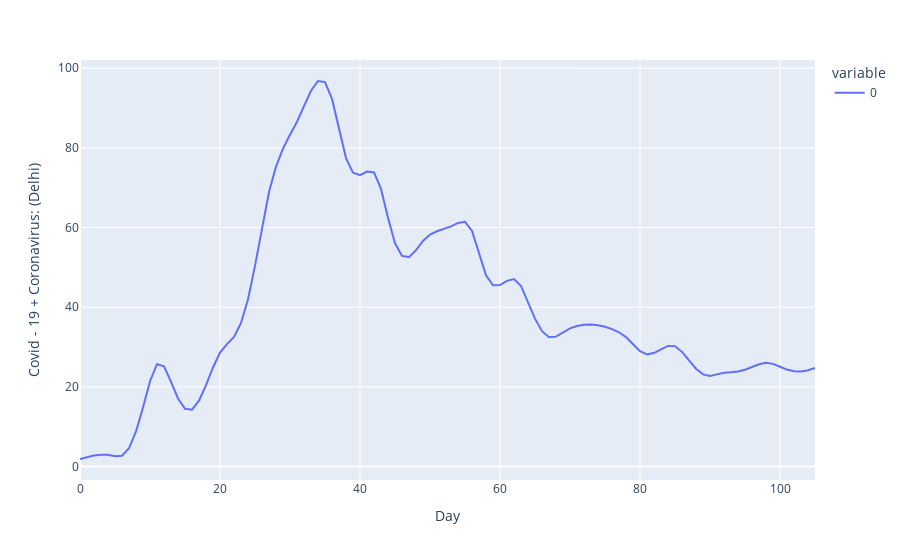

Here is the notebook cell this chart was saved with:
### Code cell
fg = px.line(gam1.predict(X1))
fg.update_xaxes(title_text='Day')
fg.update_yaxes(title_text='Covid - 19 + Coronavirus: (Delhi)')

### Figure 1 — Plotly figure (JSON) as saved in the notebook; plotly's stock layout.template omitted (floating-point values rounded to 4 significant figures)
{"data": [{"hovertemplate": "variable=0<br>index=%{x}<br>value=%{y}<extra></extra>", "legendgroup": "0", "line": {"color": "#636efa", "dash": "solid"}, "mode": "lines", "name": "0", "orientation": "v", "showlegend": true, "type": "scatter", "x": [0, 1, 2, 3, 4, 5, 6, 7, 8, 9, 10, 11, 12, 13, 14, 15, 16, 17, 18, 19, 20, 21, 22, 23, 24, 25, 26, 27, 28, 29, 30, 31, 32, 33, 34, 35, 36, 37, 38, 39, 40, 41, 42, 43, 44, 45, 46, 47, 48, 49, 50, 51, 52, 53, 54, 55, 56, 57, 58, 59, 60, 61, 62, 63, 64, 65, 66, 67, 68, 69, 70, 71, 72, 73, 74, 75, 76, 77, 78, 79, 80, 81, 82, 83, 84, 85, 86, 87, 88, 89, 90, 91, 92, 93, 94, 95, 96, 97, 98, 99, 100, 101, 102, 103, 104, 105], "xaxis": "x", "y": [1.899, 2.388, 2.787, 2.992, 2.939, 2.619, 2.725, 4.583, 8.822, 14.84, 21.42, 25.72, 25.16, 21.25, 17.08, 14.49, 14.28, 16.55, 20.43, 24.88, 28.61, 30.74, 32.56, 36.05, 42.01, 50.38, 60.1, 68.91, 75.31, 79.83, 83.28, 86.57, 90.47, 94.34, 96.79, 96.51, 92.29, 84.67, 77.44, 73.79, 73.17, 74.05, 73.84, 69.7, 62.45, 56.05, 52.88, 52.58, 54.32, 56.65, 58.24, 59.07, 59.66, 60.3, 61.16, 61.45, 59.15, 53.61, 48.03, 45.49, 45.56, 46.63, 47.08, 45.34, 41.4, 37.13, 33.99, 32.45, 32.61, 33.68, 34.68, 35.3, 35.62, 35.68, 35.49, 35.09, 34.5, 33.71, 32.49, 30.7, 28.96, 28.17, 28.48, 29.4, 30.28, 30.24, 28.8, 26.63, 24.56, 23.14, 22.76, 23.14, 23.53, 23.66, 23.85, 24.31, 24.98, 25.66, 26.04, 25.79, 25.06, 24.35, 23.92, 23.86, 24.18, 24.75], "yaxis": "y"}], "layout": {"legend": {"title": {"text": "variable"}, "tracegroupgap": 0}, "margin": {"t": 60}, "xaxis": {"anchor": "y", "domain": [0, 1], "title": {"text": "Day"}}, "yaxis": {"anchor": "x", "domain": [0, 1], "title": {"text": "Covid - 19 + Coronavirus: (Delhi)"}}}}
